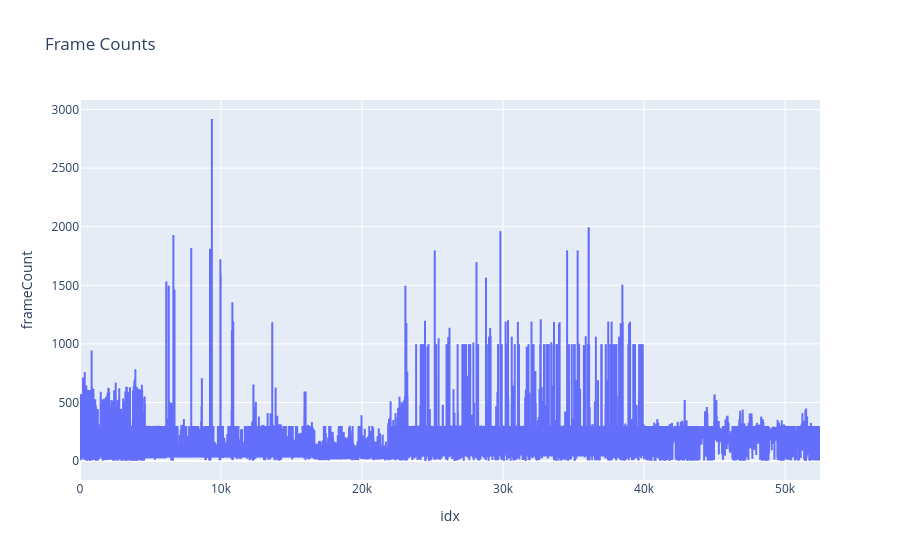

Source (notebook cell):
### Code cell
px.line(frame_counts, x="idx", y="frameCount", title='Frame Counts').show()

### Figure 1 — Plotly figure (JSON) as saved in the notebook; plotly's stock layout.template omitted (floating-point values rounded to 4 significant figures; data arrays with more than 128 entries replaced by an {"elided": "..."} marker saying what was removed)
{"data": [{"hovertemplate": "idx=%{x}<br>frameCount=%{y}<extra></extra>", "legendgroup": "", "line": {"color": "#636efa", "dash": "solid"}, "marker": {"symbol": "circle"}, "mode": "lines", "name": "", "showlegend": false, "type": "scattergl", "x": {"elided": "52477 int values"}, "xaxis": "x", "y": {"elided": "52477 int values"}, "yaxis": "y"}], "layout": {"autosize": true, "legend": {"tracegroupgap": 0}, "title": {"text": "Frame Counts"}, "xaxis": {"anchor": "y", "autorange": true, "domain": [0, 1], "range": [0, 52476], "title": {"text": "idx"}, "type": "linear"}, "yaxis": {"anchor": "x", "autorange": true, "domain": [0, 1], "range": [-161.1, 3081.0], "title": {"text": "frameCount"}, "type": "linear"}}}
